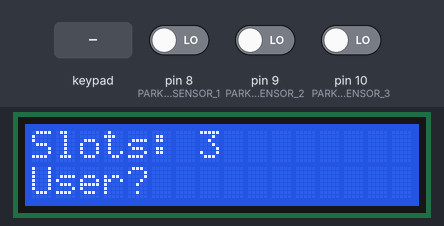
A sketch run on a simulated Arduino Mega 2560, built with avr-gcc and run on an emulated ATmega2560. On the bench: 16×2 character LCD. The test bench sets the inputs (shaded band); at power-on: pin 8 (PARKING_SLOT_SENSOR_1) LOW, pin 9 (PARKING_SLOT_SENSOR_2) LOW, pin 10 (PARKING_SLOT_SENSOR_3) LOW.

Above: at 1.2 s.
1.3 s: keypad keys 3 0 2 9 2 8 # pressed 0.4 s apart
At 4.3 s:
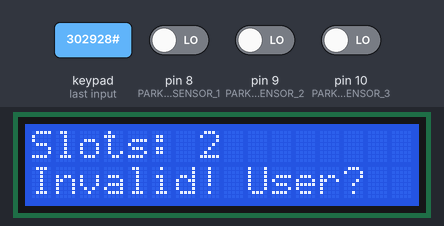
5.6 s: keypad keys 2 4 2 5 2 6 2 7 # pressed 0.4 s apart
At 5.89 s:
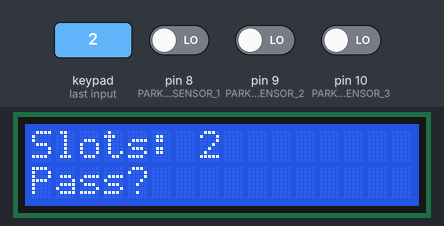
12.2 s: keypad keys 2 4 2 5 2 6 2 7 * pressed 0.4 s apart
At 12.91 s:
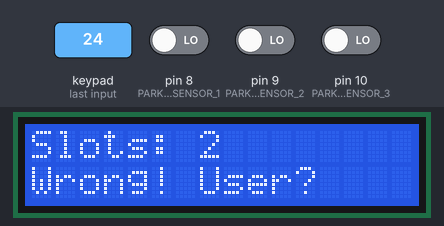
18.8 s: keypad keys 3 0 2 9 2 8 pressed 0.4 s apart
At 21.4 s:
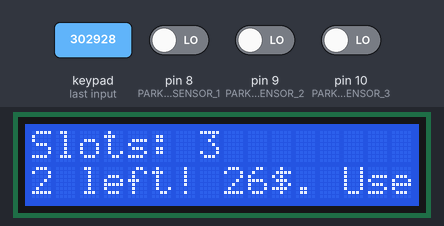
22.7 s: key '4' pressed
At 23.6 s:
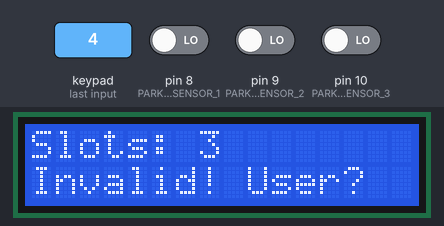
25.7 s: keypad keys 3 0 2 9 2 8 * pressed 0.4 s apart
At 27.99 s:
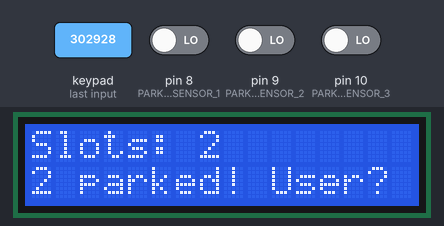
Timing chart, 0 to 29.5 s (numbered marks = the images above; inputs shaded):
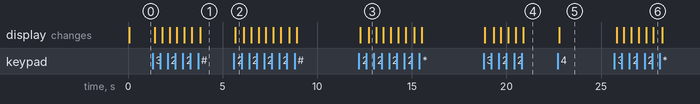

The sketch:

arduino.ino
```cpp
#include <Keypad.h>
#include <SoftwareSerial.h>
#include <LiquidCrystal.h>

const int PARKING_SLOT_SENSOR_1 = 8;
const int PARKING_SLOT_SENSOR_2 = 9;
const int PARKING_SLOT_SENSOR_3 = 10;

const byte ROWS = 4;
const byte COLS = 3;
char keys[ROWS][COLS] = {
    {'1','2','3'},
    {'4','5','6'},
    {'7','8','9'},
    {'*','0','#'}
};

byte rowPins[ROWS] = {24, 25, 26, 27};
byte colPins[COLS] = {30, 29, 28};

SoftwareSerial serial(22, 23);
Keypad pad = Keypad(makeKeymap(keys), rowPins, colPins, ROWS, COLS);
LiquidCrystal lcd(43, 42, 34, 33, 32, 31);

int available_slots = 3;
String lcd_msg = "User?";
int username = -1;
bool parked_1 = false;
bool parked_2 = false;
bool parked_3 = false;

int cost_1 = 0;
int cost_2 = 0;
int cost_3 = 0;


void setup() {
  serial.begin(9600);

  // Initialize
  pinMode(PARKING_SLOT_SENSOR_1 , INPUT);
  pinMode(PARKING_SLOT_SENSOR_2 , INPUT);
  pinMode(PARKING_SLOT_SENSOR_3 , INPUT);
}

void loop() {

  lcd.begin(16, 2);
  lcd.print("Slots: ");
  lcd.print(available_slots);
  lcd.setCursor(0,1);
  lcd.print(lcd_msg);
//  delay(100);

  int current_state_sensor_1 = digitalRead(PARKING_SLOT_SENSOR_1);
  int current_state_sensor_2 = digitalRead(PARKING_SLOT_SENSOR_2);
  int current_state_sensor_3 = digitalRead(PARKING_SLOT_SENSOR_3);
  char key = pad.getKey();

  if (key != NO_KEY) {

    if (username == -1) {
      if (key - '0' >= 1 && key - '0' <= 3) {
        if (available_slots == 0)
          lcd_msg = "Full! User?";
        else {
          username = key - '0';
          lcd_msg = "Pass?";
        }
      } else
        lcd_msg = "Invalid! User?";
    } else {
      if (key - '0' == username + 6) {
        if (username == 1) {
          if (parked_1 == true)
            unpark_1();
          else
            park_1();
        } else if (username == 2) {
          if (parked_2 == true)
            unpark_2();
          else
            park_2();
        } else {
          if (parked_3 == true)
            unpark_3();
          else
            park_3();
        }
      } else
        lcd_msg = "Wrong! User?";
      username = -1;
    }
  }

  if (parked_1)
    cost_1++;
  if (parked_2)
    cost_2++;
  if (parked_3)
    cost_3++;
}

void park_1() {
  lcd_msg = "1 parked! User?";
  digitalWrite(7, HIGH);
  parked_1 = true;
  available_slots--;
  cost_1 = 0;
}

void park_2() {
  lcd_msg = "2 parked! User?";
  digitalWrite(6, HIGH);
  parked_2 = true;
  available_slots--;
  cost_2 = 0;
}

void park_3() {
  lcd_msg = "3 parked! User?";
  digitalWrite(5, HIGH);
  parked_3 = true;
  available_slots--;
  cost_3 = 0;
}

void unpark_1() {
  digitalWrite(7, LOW);
  lcd_msg = "1 left! " + String(cost_1 / 10) + "$. User?";
  parked_1 = false;
  available_slots++;
}

void unpark_2() {
  lcd_msg = "2 left! " + String(cost_2 / 10) + "$. User?";
  digitalWrite(6, LOW);
  parked_2 = false;
  available_slots++;
}

void unpark_3() {
  lcd_msg = "3 left! " + String(cost_3 / 10) + "$. User?";
  digitalWrite(5, LOW);
  parked_3 = false;
  available_slots++;
}
```

Measured:
- after the input at 1.3 s, the display: first changes after 0.12 s (image 1 shows a later state)
- after the input at 5.6 s, the display: changes after 0.07 s (image 2)
- after the input at 12.2 s, the display: first changes after 0.07 s (image 3 shows a later state)
- after the input at 18.8 s, the display: first changes after 0.07 s (image 4 shows a later state)
- after the input at 22.7 s, the display: changes after 0.10 s (image 5)
- after the input at 25.7 s, the display: first changes after 0.12 s (image 6 shows a later state)
